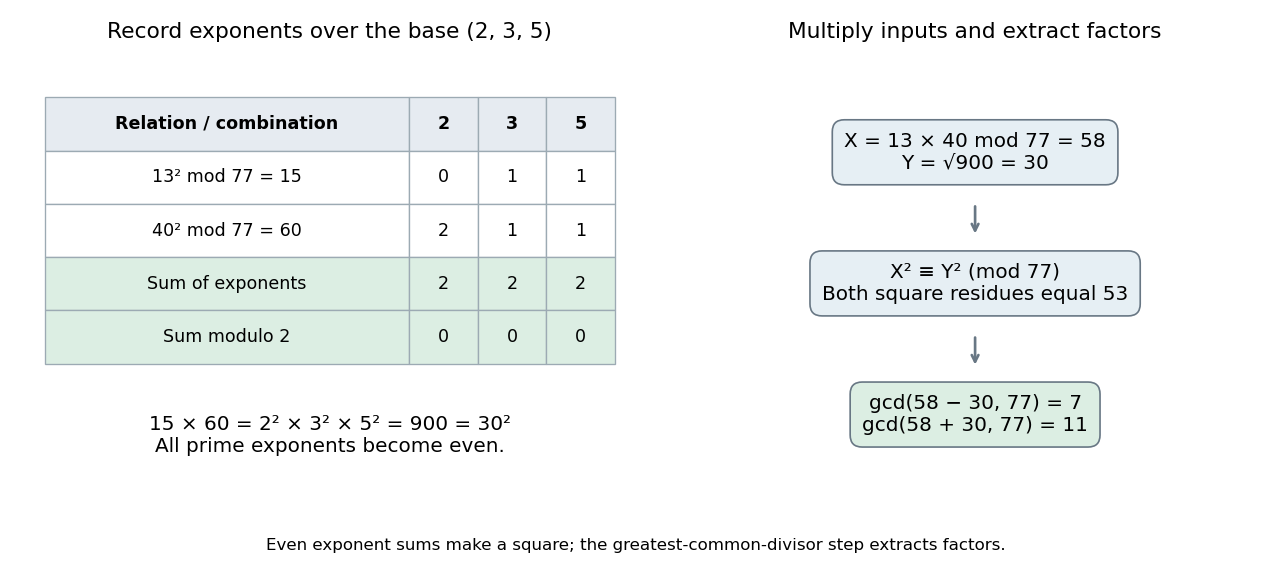

Write the Python code that produced this figure.
"""An original two-relation factor-base example for N=77.

Output goes to CWD; environment/dependencies are specified in pyproject.toml.
"""
from pathlib import Path
from math import gcd
import matplotlib
matplotlib.use('Agg')
import matplotlib.pyplot as plt

assert pow(13, 2, 77) == 15 and pow(40, 2, 77) == 60
X, Y = 13*40 % 77, 30
assert X == 58 and pow(X,2,77) == pow(Y,2,77)
assert (gcd(X-Y,77), gcd(X+Y,77)) == (7,11)
fig, axes = plt.subplots(1, 2, figsize=(10.6, 4.7), dpi=120, facecolor='white', gridspec_kw={'width_ratios':[1.05,1]})
for ax in axes: ax.axis('off'); ax.set_facecolor('white')
ax = axes[0]; ax.set_title('Record exponents over the base (2, 3, 5)', fontsize=13, pad=18)
data = [['13² mod 77 = 15', '0', '1', '1'], ['40² mod 77 = 60', '2', '1', '1'], ['Sum of exponents', '2', '2', '2'], ['Sum modulo 2', '0', '0', '0']]
table=ax.table(cellText=data, colLabels=['Relation / combination','2','3','5'], cellLoc='center', colWidths=[0.64,0.12,0.12,0.12], bbox=[0,0.30,1,0.63]); table.auto_set_font_size(False); table.set_fontsize(10.5)
for (row,col),cell in table.get_celld().items():
    cell.set_edgecolor('#9caab3'); cell.set_linewidth(0.8)
    if row == 0: cell.set_facecolor('#e6ebf1'); cell.get_text().set_fontweight('bold')
    elif row in [3,4]: cell.set_facecolor('#dceee3')
ax.text(0.5, 0.13, '15 × 60 = 2² × 3² × 5² = 900 = 30²\nAll prime exponents become even.', ha='center', va='center', fontsize=12)
ax=axes[1]; ax.set_title('Multiply inputs and extract factors', fontsize=13, pad=18)
boxes=[('X = 13 × 40 mod 77 = 58\nY = √900 = 30',0.80),('X² ≡ Y² (mod 77)\nBoth square residues equal 53',0.49),('gcd(58 − 30, 77) = 7\ngcd(58 + 30, 77) = 11',0.18)]
for text,y in boxes: ax.text(0.5,y,text,ha='center',va='center',fontsize=12,bbox=dict(boxstyle='round,pad=0.6',facecolor='#e6eff4' if y>0.2 else '#dceee3',edgecolor='#687784'))
for lo,hi in [(0.60,0.68),(0.29,0.37)]:ax.annotate('',xy=(0.5,lo),xytext=(0.5,hi),arrowprops=dict(arrowstyle='->',linewidth=1.6,color='#687784'))
fig.text(0.5,0.025,'Even exponent sums make a square; the greatest-common-divisor step extracts factors.',ha='center',fontsize=10)
fig.subplots_adjust(left=0.035,right=0.98,top=0.88,bottom=0.13,wspace=0.16)
fig.savefig(Path.cwd()/(Path(__file__).stem+'.png'),facecolor='white');plt.close(fig)
